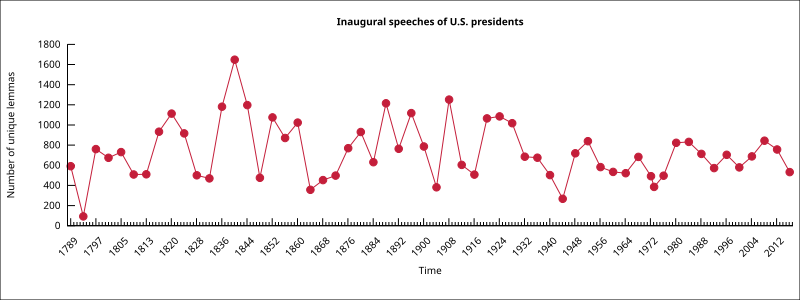

gnuplot code for this plot:
input    = "../Output/Basic.txt"
cardinal = "#C41E3A"

set timefmt "%Y"
set xdata time
set format x "%Y"
set xtics "1789",252288000 rotate by 45 offset -1.5,-1.5
set bmargin 2
set tmargin 0
set rmargin 1

set terminal svg size 800,300 dynamic enhanced fname 'Fira Sans' fsize 10 mousing name "hypertext_1" jsdir "/"
set size ratio 0.25
set xlabel "Time" offset 0,-0.5
set ylabel "Number of unique lemmas"
set title "Inaugural speeches of U.S. presidents" font "Fira Sans Bold"

set xrange ["1788":"2018"]

set border 3
set xtics nomirror
set ytics nomirror

set key off
set termoption enhanced

set output "num_unique_lemmas.svg"

plot input using 1:7 with lines lc rgb cardinal,\
     ""    using 1:7:2 with labels hypertext point pt 7 lc rgb cardinal

set output
